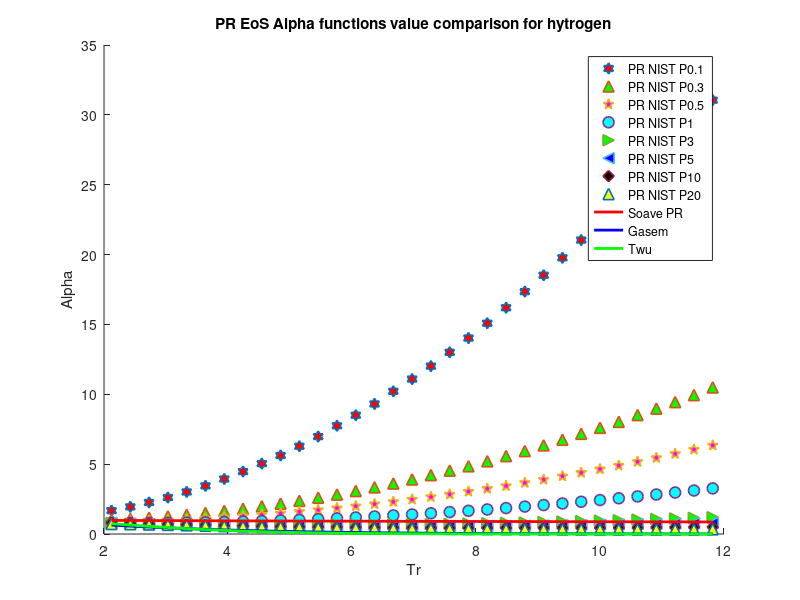

Recreate this plot in MATLAB.
clear 
clc
load hydrogen_rho_different_pressure_data.mat
%PR Hydrogen
P = [0.1E6,0.3E6,0.5E6,1E6,3E6,5E6,10E6,20E6]; %pa
omega = -0.216; %Acentric factor
Tc = 33; %K
Pc = 1.29E6; %Pa
R = 8.31446 %J/K*mol
b = 0.07780*(R*Tc/Pc);
a = 0.45724*(((R^2)*(Tc^2))/Pc);
T = 70; %k
M = 2/1000; %kg/mol
S1=0.37464+1.54226*omega-0.26992*omega^2;
for i = 1:1:33
   Tr=T/Tc;
   Tr_list(i) = Tr;
   for j = 1:1:8
       Vm(i,j) = M/rho(i,j);
   end
   alpha_0(i) = (Tr)^(-0.171813)*exp(0.125283*(1-(Tr)^(1.77634)));
   alpha_1(i) = (Tr)^(-0.607352)*exp(0.511614*(1-(Tr)^(2.20517)));
   alpha_PR_01(i) = ((R*T)/(Vm(i,1)-b)-P(1))*((Vm(i,1)^2+2*b*Vm(i,1)-b^2)/a);
   alpha_PR_03(i) = ((R*T)/(Vm(i,2)-b)-P(2))*((Vm(i,2)^2+2*b*Vm(i,2)-b^2)/a);
   alpha_PR_05(i) = ((R*T)/(Vm(i,3)-b)-P(3))*((Vm(i,3)^2+2*b*Vm(i,3)-b^2)/a);
   alpha_PR_1(i) = ((R*T)/(Vm(i,4)-b)-P(4))*((Vm(i,4)^2+2*b*Vm(i,4)-b^2)/a);
   alpha_PR_3(i) = ((R*T)/(Vm(i,5)-b)-P(5))*((Vm(i,5)^2+2*b*Vm(i,5)-b^2)/a);
   alpha_PR_5(i) = ((R*T)/(Vm(i,6)-b)-P(6))*((Vm(i,6)^2+2*b*Vm(i,6)-b^2)/a);
   alpha_PR_10(i) = ((R*T)/(Vm(i,7)-b)-P(7))*((Vm(i,7)^2+2*b*Vm(i,7)-b^2)/a);
   alpha_PR_20(i) = ((R*T)/(Vm(i,8)-b)-P(8))*((Vm(i,8)^2+2*b*Vm(i,8)-b^2)/a);
   alpha_soave_PR(i) =(1+S1*(1-sqrt(Tr)))^2;
   alpha_Gasem(i) = exp((1.943+0.926*Tr)*(1-(Tr)^0.1441));
   alpha_twu(i) = alpha_0(i)+omega*(alpha_1(i)-alpha_0(i));
   Temp(i)=T;
   T = T+10;
end
hold on
plot(Tr_list,alpha_PR_01,'h','MarkerSize',8,'MarkerFaceColor','r','LineWidth',1.2)
plot(Tr_list,alpha_PR_03,'^','MarkerSize',8,'MarkerFaceColor','g','LineWidth',1.2)
plot(Tr_list,alpha_PR_05,'p','MarkerSize',8,'MarkerFaceColor','m','LineWidth',1.2)
plot(Tr_list,alpha_PR_1,'o','MarkerSize',8,'MarkerFaceColor','c','LineWidth',1.2)
plot(Tr_list,alpha_PR_3,'>','MarkerSize',8,'MarkerFaceColor','g','LineWidth',1.2)
plot(Tr_list,alpha_PR_5,'<','MarkerSize',8,'MarkerFaceColor','b','LineWidth',1.2)
plot(Tr_list,alpha_PR_10,'d','MarkerSize',8,'MarkerFaceColor','k','LineWidth',1.2)
plot(Tr_list,alpha_PR_20,'^','MarkerSize',8,'MarkerFaceColor','y','LineWidth',1.2)
plot(Tr_list,alpha_soave_PR,'r','LineWidth',2)
plot(Tr_list,alpha_Gasem,'b','LineWidth',2)
plot(Tr_list,alpha_twu,'g','LineWidth',2)
hold off
legend('PR NIST P0.1','PR NIST P0.3','PR NIST P0.5','PR NIST P1','PR NIST P3','PR NIST P5','PR NIST P10','PR NIST P20','Soave PR','Gasem','Twu')
xlabel('Tr')
ylabel('Alpha')
title('PR EoS Alpha functions value comparison for hytrogen')
